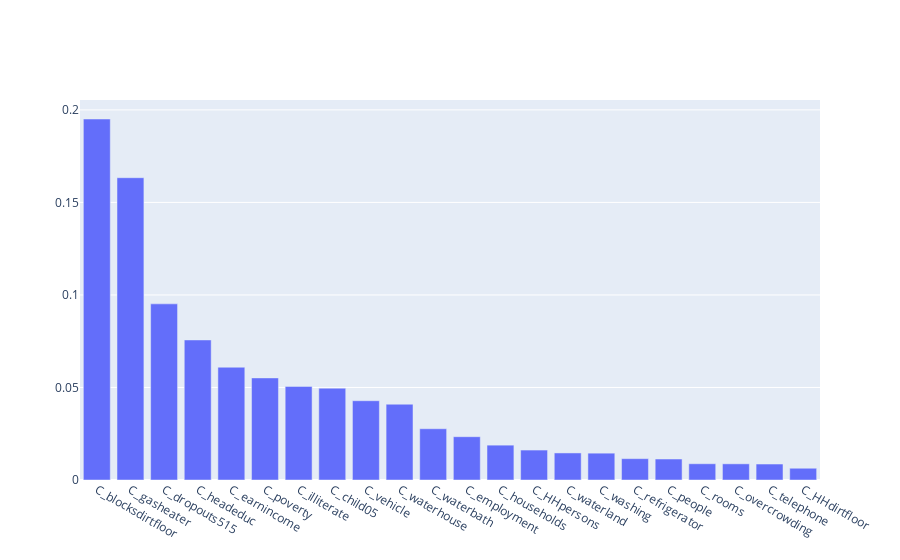

Here is the notebook cell this chart was saved with:
### Code cell
plot_feature_importance(df_survey_train, df_census_train, GradientBoostingRegressor(), ['S_garbage'])

### Figure 1 — Plotly figure (JSON) as saved in the notebook; plotly's stock layout.template omitted (floating-point values rounded to 4 significant figures)
{"data": [{"type": "bar", "x": ["C_blocksdirtfloor", "C_gasheater", "C_dropouts515", "C_headeduc", "C_earnincome", "C_poverty", "C_illiterate", "C_child05", "C_vehicle", "C_waterhouse", "C_waterbath", "C_employment", "C_households", "C_HHpersons", "C_waterland", "C_washing", "C_refrigerator", "C_people", "C_rooms", "C_overcrowding", "C_telephone", "C_HHdirtfloor"], "y": [0.1951, 0.1634, 0.09518, 0.07569, 0.06094, 0.05516, 0.05058, 0.04962, 0.04284, 0.04096, 0.02769, 0.0234, 0.01883, 0.01619, 0.01462, 0.0145, 0.01153, 0.01134, 0.00878, 0.008739, 0.00863, 0.006355]}], "layout": {}}
